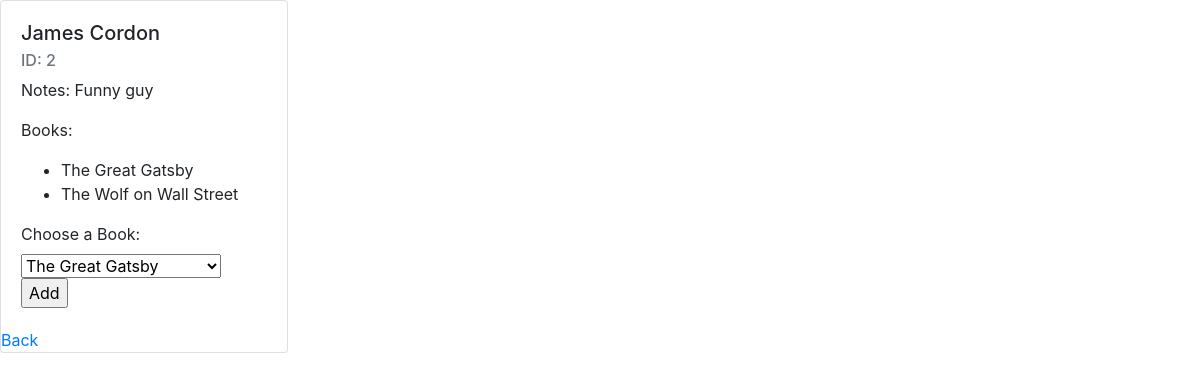
Screenshot of /authors/2 with the database file from the repository.
### books_authors_app/models.py (models this page shows)
class Author(models.Model):
    first_name = models.CharField(max_length = 45)
    last_name = models.CharField(max_length = 45)
    notes = models.TextField(null = True)
    created_at = models.DateTimeField(auto_now_add = True)
    updated_at = models.DateTimeField(auto_now = True)

class Book(models.Model):
    title = models.CharField(max_length = 45)
    description = models.CharField(max_length = 45)
    author = models.ManyToManyField(Author, related_name = 'books')
    created_at = models.DateTimeField(auto_now_add = True)
    updated_at = models.DateTimeField(auto_now = True)

### books_authors_app/views.py (the view)
# urls.py: path('authors/<int:author_id>', views.show_author),
def show_author(request, author_id):
    this_author = Author.objects.get(id=author_id)
    context = {
        'one_author': this_author,
        'authors_books': this_author.books.all(),
        'avaliable_books': Book.objects.all()
    }
    return render(request, 'show_author.html', context)

### books_authors_app/templates/show_author.html (shortened to what this page needs)
<!DOCTYPE html>
<html lang="en">
    <head>
        <link rel="stylesheet" href="https://stackpath.bootstrapcdn.com/bootstrap/4.4.1/css/bootstrap.min.css">
    </head>
    <body>
        <div class="card" style="width: 18rem;">
            <div class="card-body">
                <h5 class="card-title">{{one_author.first_name}} {{one_author.last_name}}</h5>
                <h6 class="card-subtitle mb-2 text-muted">ID: {{one_author.id}}</h6>
                <p class="card-text">Notes: {{one_author.notes}}</p>
                <p class="card-text">Books:
                    <ul style='list-style-type:disc;'>
                        {% for book in authors_books %}
                            <li>{{ book.title }}</li>
                        {% endfor %}
                    </ul>
                </p>
                <form action='/add_book_to_author/{{one_author.id}}' method="POST">
                    <label for='book-option'>Choose a Book: </label>
                    <select id='book-option' name='book'>
                        {% for book in avaliable_books %}
                            <option value='{{book.id}}'>{{book.title}}</option>
                        {% endfor %}
                    </select>
                    <input type='submit' value='Add'>
                </form>
            </div>
            <a href='/authors'>Back</a>
        </div>
    </body>
</html>

### rows the page displays
Author: first_name "James", last_name "Cordon", id "2", notes "Funny guy"
Book: title "The Great Gatsby"
Book: title "The Wolf on Wall Street"

### other values shown
form field book "The Great Gatsby"
